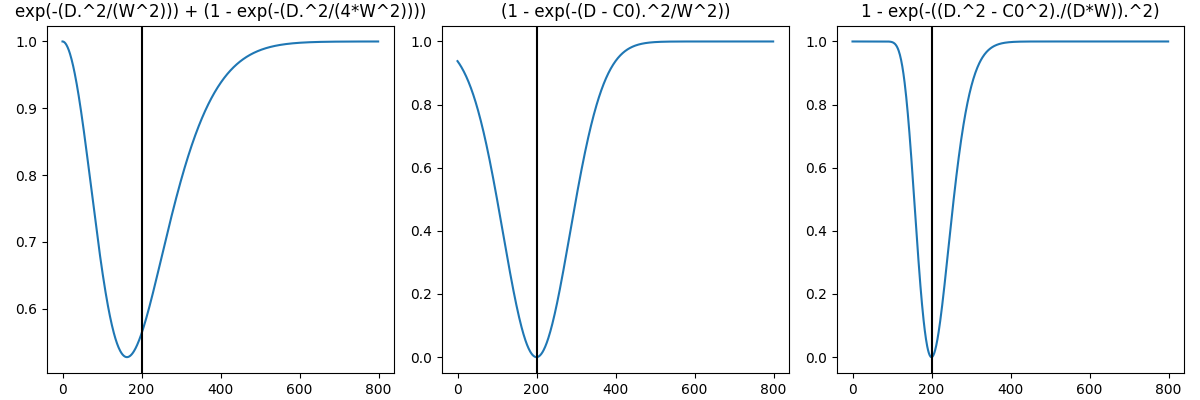

The Python source for this figure:
import numpy as np
import matplotlib.pyplot as plt

# Parameters
M = 800
W = 120
C0 = 200

# Process
D = np.arange(0, M)

# lowpass 1
HL1 = np.exp(-(D ** 2 / (W ** 2)))

# lowpass 2
HL2 = np.exp(-(D ** 2 / (4 * W ** 2)))

# highpass from lowpass
Hhigh = 1 - HL2

# Bandreject formed by sum of lowpass and highpass Gaussian filters
H = HL1 + Hhigh

# highpass with shifted 0-point to C0
HhighS = 1 - np.exp(-((D - C0) ** 2) / (W ** 2))

# Formula in book (avoid divide by zero at D=0)
with np.errstate(divide='ignore', invalid='ignore'):
    Hbook = 1 - np.exp(-(((D ** 2 - C0 ** 2) / (D * W)) ** 2))

# Display
fig, axes = plt.subplots(1, 3, figsize=(12, 4))

axes[0].plot(H)
axes[0].set_box_aspect(1)
axes[0].set_title('exp(-(D.^2/(W^2))) + (1 - exp(-(D.^2/(4*W^2))))')
axes[0].axvline(C0, color='black')

axes[1].plot(HhighS)
axes[1].set_box_aspect(1)
axes[1].set_title('(1 - exp(-(D - C0).^2/W^2))')
axes[1].axvline(C0, color='black')

axes[2].plot(Hbook)
axes[2].set_box_aspect(1)
axes[2].set_title('1 - exp(-((D.^2 - C0^2)./(D*W)).^2)')
axes[2].axvline(C0, color='black')

plt.tight_layout()
plt.savefig('Figure461.png')
plt.show()
